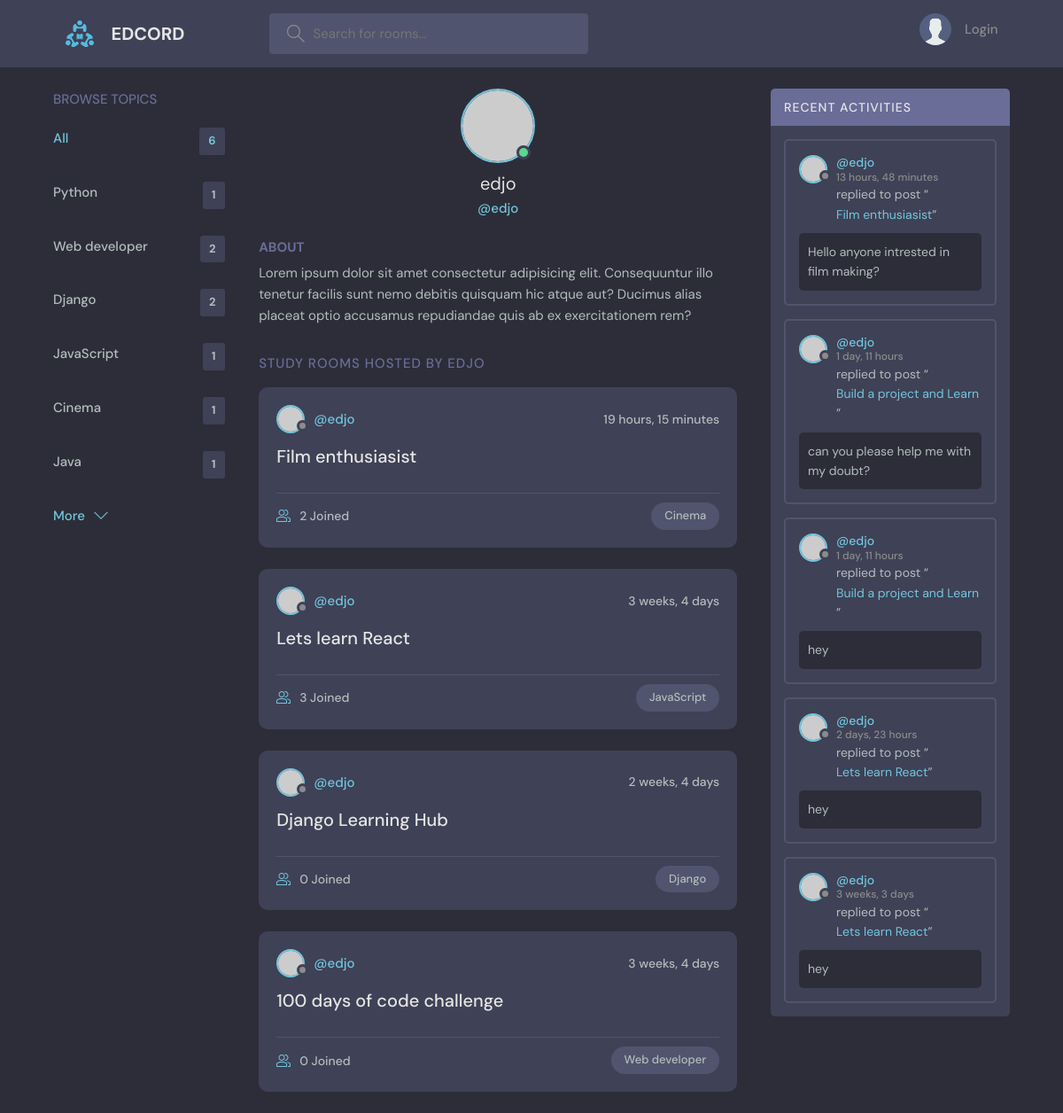
Screenshot of /user-profile/1 with the database file from the repository.
### base/models.py (models this page shows, shortened)
class Topic(models.Model):
    name=models.CharField(max_length=200)

class Room(models.Model):
    host=models.ForeignKey(User,on_delete=SET_NULL,null=True)
    topic=models.ForeignKey(Topic,on_delete=CASCADE,null=True)
    name=models.CharField(max_length=200)
    description=models.TextField(null=True,blank=True)
    participants=models.ManyToManyField(User,related_name='participants',blank=True)
    updated=models.DateTimeField(auto_now=True)
    created=models.DateTimeField(auto_now_add=True)
    def __str__(self):
        return self.name
    class Meta:
        ordering=['-updated','-created']

class Message(models.Model):
    user=models.ForeignKey(User,on_delete=CASCADE)
    room=models.ForeignKey(Room,on_delete=CASCADE)
    body=models.TextField()
    updated=models.DateTimeField(auto_now=True)
    created=models.DateTimeField(auto_now_add=True)
    class Meta:
        ordering=['-updated','-created']
    def __str__(self):
        return self.body[0:50]

### base/views.py (the view)
# urls.py: path('user-profile/<str:pk>',views.UserProfile,name='user-profile'),
def UserProfile(request,pk):
    user=User.objects.get(id=pk)
    rooms=user.room_set.all()
    room_messages=user.message_set.all()
    topics = Topic.objects.all()
    context={'user':user,'rooms':rooms,'room_messages':room_messages,'topics':topics}
    return render(request,'base/profile.html',context)

### base/templates/base/profile.html (shortened to what this page needs)
{% extends 'main.html' %}
{% block content %}
  <main class="profile-page layout layout--3">
    <div class="container">
      {% include 'base/topic_component.html' %}
      <div class="roomList">
        <div class="profile">
          <div class="profile__avatar">
            <div class="avatar avatar--large active">
              <img src="https://randomuser.me/api/portraits/men/11.jpg" />
            </div>
          </div>
          <div class="profile__info">
            <h3>{{user.username}}</h3>
            <p>@{{user.username}}</p>
          </div>
          <div class="profile__about">
            <h3>About</h3>
            <p>
              Lorem ipsum dolor sit amet consectetur adipisicing elit. Consequuntur illo tenetur
              facilis sunt nemo debitis quisquam hic atque aut? Ducimus alias placeat optio
              accusamus repudiandae quis ab ex exercitationem rem?
            </p>
          </div>
        </div>
        <div class="roomList__header">
          <div>
            <h2>Study Rooms Hosted by {{user.username}}</a>
            </h2>
          </div>
        </div>
        {% include 'base/feed_component.html'%}
      </div>
      {% include 'base/activity_component.html' %}
    </div>
  </main>
{% endblock %}

### base/templates/base/topic_component.html
    <div class="topics">
      <div class="topics__header">
        <h2>Browse Topics</h2>
      </div>
      <ul class="topics__list">
        <li>
          <a href="{% url 'home' %}" class="active">All <span>{{topics.count}}</span></a>
        </li>
        {% for topic in topics%}
        <li>
          <a href="{% url 'home' %}?q={{topic.name}}">{{topic.name}} <span>{{topic.room_set.all.count}}</span></a>
        </li>
        {% endfor %}
      </ul>
      <a class="btn btn--link" href="{% url 'topics' %}">
        More
        <svg
          version="1.1"
          xmlns="http://www.w3.org/2000/svg"
          width="32"
          height="32"
          viewBox="0 0 32 32"
        >
          <title>chevron-down</title>
          <path d="M16 21l-13-13h-3l16 16 16-16h-3l-13 13z"></path>
        </svg>
      </a>
    </div>

### base/templates/base/feed_component.html (shortened to what this page needs)
{% for room in rooms%}
<div class="roomListRoom">
  <div class="roomListRoom__header">
    <a
      href="{% url 'user-profile' room.host.id %}"
      class="roomListRoom__author"
    >
      <div class="avatar avatar--small">
        <img src="https://randomuser.me/api/portraits/women/11.jpg" />
      </div>
      <span>@{{room.host.username}}</span>
    </a>
    <div class="roomListRoom__actions">
      <span>{{room.created|timesince}}</span>
    </div>
  </div>
  <div class="roomListRoom__content">
    <a href="{% url 'room' room.id %}">{{room.name}}</a>
  </div>
  <div class="roomListRoom__meta">
    <a href="{% url 'room' room.id %}" class="roomListRoom__joined">
      {{room.participants.all.count}} Joined
    </a>
    <p class="roomListRoom__topic">{{room.topic.name}}</p>
  </div>
</div>
{% endfor %}

### base/templates/base/activity_component.html (shortened to what this page needs)
<div class="activities">
    <div class="activities__header">
      <h2>Recent Activities</h2>
    </div>
{% for message in room_messages %}
<div class="activities__box">
    <div class="activities__boxHeader roomListRoom__header">
      <a href="{% url 'user-profile' message.user.id %}" class="roomListRoom__author">
        <div class="avatar avatar--small">
          <img src="https://randomuser.me/api/portraits/women/11.jpg" />
        </div>
        <p>
          @{{message.user}}
          <span>{{message.created|timesince}}</span>
        </p>
      </a>
    </div>
    <div class="activities__boxContent">
      <p>
        replied to post “<a href="{% url 'room' message.room.id %}">{{message.room}}</a
        >”
      </p>
      <div class="activities__boxRoomContent">
        {{message.body}}
      </div>
    </div>
  </div>
{% endfor %}
</div>

### rows the page displays
Topic: name "Python", room_set.all.count "1"
Topic: name "Web developer", room_set.all.count "2"
Topic: name "Django", room_set.all.count "2"
Topic: name "JavaScript", room_set.all.count "1"
Topic: name "Cinema", room_set.all.count "1"
Topic: name "Java", room_set.all.count "1"
Room: host.username "edjo", created "19 hours, 15 minutes", name "Film enthusiasist", participants.all.count "2", topic.name "Cinema"
Room: host.username "edjo", created "3 weeks, 4 days", name "Lets learn React", participants.all.count "3", topic.name "JavaScript"
Room: host.username "edjo", created "2 weeks, 4 days", name "Django Learning Hub", participants.all.count "0", topic.name "Django"
Room: host.username "edjo", created "3 weeks, 4 days", name "100 days of code challenge", participants.all.count "0", topic.name "Web developer"
Message: user "edjo", created "13 hours, 48 minutes", room "Film enthusiasist", body "Hello anyone intrested in film making?"
Message: user "edjo", created "1 day, 11 hours", room "Build a project and Learn", body "can you please help me with my doubt?"
Message: user "edjo", created "1 day, 11 hours", room "Build a project and Learn", body "hey"
Message: user "edjo", created "2 days, 23 hours", room "Lets learn React", body "hey"
Message: user "edjo", created "3 weeks, 3 days", room "Lets learn React", body "hey"

### other values shown
{{ topics.count }} "6"
{{ user.username }} "edjo"
{{ user.username }} "EDJO"
